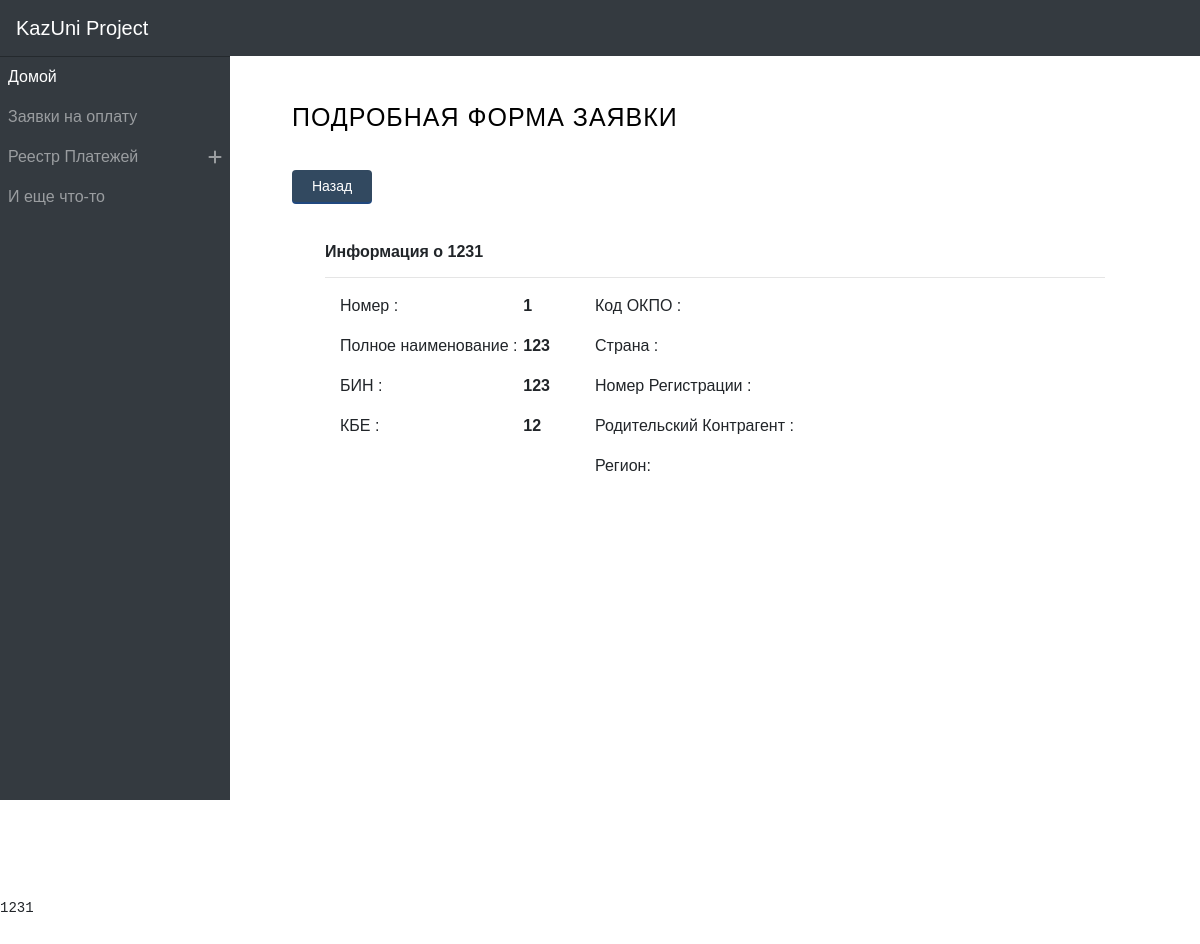
The page /appay/countryparty/1/ on the database its author committed.
### appay/models.py (models this page shows)
class countrypartyes(models.Model):
        id1c = models.CharField(max_length=50, null=True, blank=True)
        code = models.CharField(max_length=50, null=True, blank=True)
        name = models.CharField(max_length=50, null=False, blank=False)
        fullname = models.CharField(max_length=50, null=True, blank=True)
        bin = models.CharField(max_length=30, null=True, blank=True)
        kbe = models.CharField(max_length=2, null=True, blank=True)
        def __str__(self):
                return f'{self.name}'

### appay/views.py (the view)
# urls.py: path('countryparty/<int:pk>/', CountrypartyDetailView.as_view(), name='countryparty_detail'),
class CountrypartyDetailView(DetailView):
    model = countrypartyes
    template_name = 'appay/countryparty.html'  # Создайте новый шаблон для детального просмотра
    context_object_name = 'countryparty'

### appay/templates/appay/countryparty.html (shortened to what this page needs)
{% extends 'main/layout.html' %}
{% load static %}
{% block csslink %} {% static 'regpay/css/form.css'%} {% endblock %}
{% block content %}
    <main class="content-wrapper">
        <div class="container-fluid">
            <div class="top-table">
                <h2>Подробная форма заявки  {{ modelpay.id }} </h2>
                <button><a href="{% url 'appay_main'%}">Назад</a></button>
            </div>
            <div class="table">
                <div class="main">
                    <h6>Информация о {{ countryparty.name }}</h6>
                            <hr>
                    <div class="main-inner row">
                        <div class="main-inner-info col">
                            <div class="main-inne col inline">
                                <div class="main-inner-info-1">
                                    <div class="main-inner-info-1-name1">
                                        <p>Номер :</p>
                                    </div>
                                    <div class="main-inner-info-1-name1">
                                        <p>Полное наименование :</p>
                                    </div>
                                    <div class="main-inner-info-1-name1">
                                        <p>БИН :</p>
                                    </div>
                                    <div class="main-inner-info-1-name1">
                                        <p>КБЕ :</p>
                                    </div>
                                </div>
                                <div class="main-inner-info-2">
                                    <div class="main-inner-info-1-name1">
                                        <p>{{ countryparty.id }}</p>
                                    </div>
                                    <div class="main-inner-info-1-name1">
                                        <p>{{ countryparty.fullname }}</p>
                                    </div>
                                    <div class="main-inner-info-1-name1">
                                        <p>{{ countryparty.bin }}</p>
                                    </div>
                                    <div class="main-inner-info-1-name1">
                                        <p>{{ countryparty.kbe }}</p>
                                    </div>
                                </div>
                            </div>
                        </div>
                        <div class="main-inne col inline">
                            <div class="main-inner-info-1">
                                <div class="main-inner-info-1-name1">
                                    <p>Код ОКПО :</p>
                                </div>
                                <div class="main-inner-info-1-name1">
                                    <p>Страна :</p>
                                </div>
                                <div class="main-inner-info-1-name1">
                                    <p>Номер Регистрации :</p>
                                </div>
                                <div class="main-inner-info-1-name1">
                                    <p>Родительский Контрагент :</p>
                                </div>
                                <div class="main-inner-info-1-name1">
                                    <p>Регион:</p>
                                </div>
                            </div>
                        </div>
                        <div class="main-inner-info col">
                        </div>
                    </div>
                </div>
            </div>
        </div>
    </main>
    <pre>{{ countryparty }}</pre>
{% endblock %}

### regpay/static/regpay/css/form.css (style rules this page uses)
html { position: relative; min-height: 100%; }
body { padding-top: 4.5rem; margin-bottom: 4.5rem; }
a, a:hover, a:focus { color: inherit; text-decoration: none; transition: all 0.3s; }
@media (min-width: 992px) { .content-wrapper { margin-left: 230px; } }
body { font-family: Helvetica; -webkit-font-smoothing: antialiased; background: #fff; }
h2 { font-size: 25px; text-transform: uppercase; letter-spacing: 1px; color: black; padding: 30px 0; }
.top-table { margin-left: 5%; }
.top-table button { display: inline-block; box-sizing: border-box; padding: 0 20px; margin: 0 15px 15px 0; outline: none; border: none; border-radius: 4px; height: 32px; line-height: 32px; font-size: 14px; font-weight: 500; text-decoration: none; color: #fff; background-color: #324960; box-shadow: 0 2px #21487f; cursor: pointer; user-select: none; appearance: none; touch-action: manipulation; vertical-align: top; }
.main { margin-top: 25px; height: 80vh; }
.main { padding : 0 80px; }
.main h6 { font-weight: bolder; }
.main-inne { display: flex; justify-content: space-between; }
.main-inner-info-2 p { font-weight: bold; }

### rows shown on the page
countrypartyes: name "1231", id "1", fullname "123", bin "123", kbe "12"
